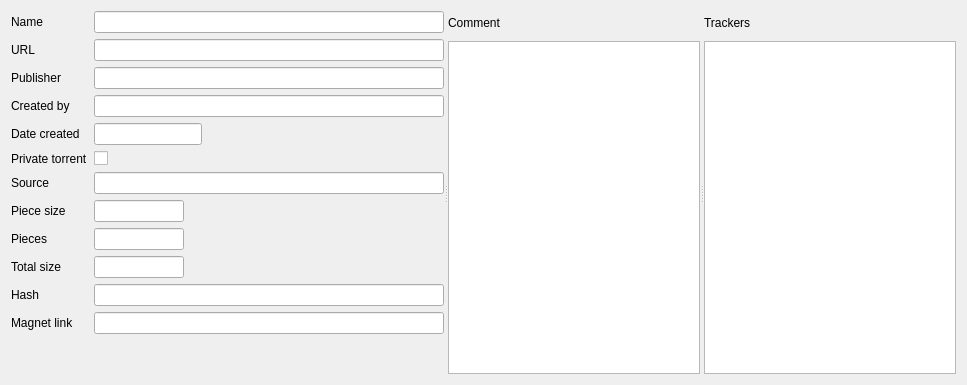
      <widget class="QWidget" name="tab">
       <attribute name="title">
        <string>Main</string>
       </attribute>
       <layout class="QHBoxLayout" name="horizontalLayout_3">
        <item>
         <widget class="QSplitter" name="splitter_2">
          <property name="orientation">
           <enum>Qt::Horizontal</enum>
          </property>
          <widget class="QWidget" name="layoutWidget">
           <layout class="QGridLayout" name="gridLayout_2">
            <item row="5" column="0">
             <widget class="QLabel" name="label_15">
              <property name="text">
               <string>Private torrent</string>
              </property>
             </widget>
            </item>
            <item row="4" column="1">
             <layout class="QHBoxLayout" name="horizontalLayout_5">
              <item>
               <widget class="DateWidget" name="dateCreated">
                <property name="sizePolicy">
                 <sizepolicy hsizetype="Preferred" vsizetype="Fixed">
                  <horstretch>0</horstretch>
                  <verstretch>0</verstretch>
                 </sizepolicy>
                </property>
               </widget>
              </item>
              <item>
               <spacer name="horizontalSpacer_3">
                <property name="orientation">
                 <enum>Qt::Horizontal</enum>
                </property>
                <property name="sizeHint" stdset="0">
                 <size>
                  <width>40</width>
                  <height>20</height>
                 </size>
                </property>
               </spacer>
              </item>
             </layout>
            </item>
            <item row="3" column="0">
             <widget class="QLabel" name="label_7">
              <property name="text">
               <string>Created by</string>
              </property>
             </widget>
            </item>
            <item row="1" column="1">
             <widget class="UrlEdit" name="leUrl"/>
            </item>
            <item row="10" column="1">
             <widget class="QLineEdit" name="leHash">
              <property name="sizePolicy">
               <sizepolicy hsizetype="Fixed" vsizetype="Fixed">
                <horstretch>0</horstretch>
                <verstretch>0</verstretch>
               </sizepolicy>
              </property>
              <property name="minimumSize">
               <size>
                <width>350</width>
                <height>0</height>
               </size>
              </property>
              <property name="maximumSize">
               <size>
                <width>350</width>
                <height>16777215</height>
               </size>
              </property>
              <property name="focusPolicy">
               <enum>Qt::ClickFocus</enum>
              </property>
              <property name="maxLength">
               <number>40</number>
              </property>
              <property name="readOnly">
               <bool>true</bool>
              </property>
             </widget>
            </item>
            <item row="8" column="0">
             <widget class="QLabel" name="label_10">
              <property name="text">
               <string>Pieces</string>
              </property>
             </widget>
            </item>
            <item row="0" column="1">
             <widget class="QLineEdit" name="leName"/>
            </item>
            <item row="2" column="0">
             <widget class="QLabel" name="label_6">
              <property name="text">
               <string>Publisher</string>
              </property>
             </widget>
            </item>
            <item row="2" column="1">
             <widget class="QLineEdit" name="lePublisher"/>
            </item>
            <item row="7" column="0">
             <widget class="QLabel" name="label_9">
              <property name="text">
               <string>Piece size</string>
              </property>
             </widget>
            </item>
            <item row="1" column="0">
             <widget class="QLabel" name="label_5">
              <property name="text">
               <string>URL</string>
              </property>
             </widget>
            </item>
            <item row="4" column="0">
             <widget class="QLabel" name="label_8">
              <property name="text">
               <string>Date created</string>
              </property>
             </widget>
            </item>
            <item row="0" column="0">
             <widget class="QLabel" name="label_3">
              <property name="text">
               <string>Name</string>
              </property>
             </widget>
            </item>
            <item row="10" column="0">
             <widget class="QLabel" name="label_4">
              <property name="text">
               <string>Hash</string>
              </property>
             </widget>
            </item>
            <item row="3" column="1">
             <widget class="QLineEdit" name="leCreatedBy"/>
            </item>
            <item row="7" column="1">
             <widget class="QLineEdit" name="lePieceSize">
              <property name="sizePolicy">
               <sizepolicy hsizetype="Fixed" vsizetype="Fixed">
                <horstretch>0</horstretch>
                <verstretch>0</verstretch>
               </sizepolicy>
              </property>
              <property name="maximumSize">
               <size>
                <width>90</width>
                <height>16777215</height>
               </size>
              </property>
              <property name="focusPolicy">
               <enum>Qt::ClickFocus</enum>
              </property>
              <property name="readOnly">
               <bool>true</bool>
              </property>
             </widget>
            </item>
            <item row="8" column="1">
             <widget class="QLineEdit" name="lePieces">
              <property name="sizePolicy">
               <sizepolicy hsizetype="Fixed" vsizetype="Fixed">
                <horstretch>0</horstretch>
                <verstretch>0</verstretch>
               </sizepolicy>
              </property>
              <property name="maximumSize">
               <size>
                <width>90</width>
                <height>16777215</height>
               </size>
              </property>
              <property name="focusPolicy">
               <enum>Qt::ClickFocus</enum>
              </property>
              <property name="readOnly">
               <bool>true</bool>
              </property>
             </widget>
            </item>
            <item row="5" column="1">
             <widget class="QCheckBox" name="chkPrivateTorrent">
              <property name="text">
               <string/>
              </property>
             </widget>
            </item>
            <item row="6" column="0">
             <widget class="QLabel" name="label_19">
              <property name="text">
               <string>Source</string>
              </property>
             </widget>
            </item>
            <item row="6" column="1">
             <widget class="QLineEdit" name="leSource"/>
            </item>
            <item row="12" column="0">
             <spacer name="verticalSpacer">
              <property name="orientation">
               <enum>Qt::Vertical</enum>
              </property>
              <property name="sizeHint" stdset="0">
               <size>
                <width>20</width>
                <height>40</height>
               </size>
              </property>
             </spacer>
            </item>
            <item row="11" column="0">
             <widget class="QLabel" name="label_17">
              <property name="text">
               <string>Magnet link</string>
              </property>
             </widget>
            </item>
            <item row="11" column="1">
             <widget class="UrlEdit" name="leMagnetLink">
              <property name="focusPolicy">
               <enum>Qt::ClickFocus</enum>
              </property>
              <property name="readOnly">
               <bool>true</bool>
              </property>
             </widget>
            </item>
            <item row="9" column="0">
             <widget class="QLabel" name="label_18">
              <property name="text">
               <string>Total size </string>
              </property>
             </widget>
            </item>
            <item row="9" column="1">
             <widget class="QLineEdit" name="leTorrentTotalSize">
              <property name="sizePolicy">
               <sizepolicy hsizetype="Fixed" vsizetype="Fixed">
                <horstretch>0</horstretch>
                <verstretch>0</verstretch>
               </sizepolicy>
              </property>
              <property name="maximumSize">
               <size>
                <width>90</width>
                <height>16777215</height>
               </size>
              </property>
              <property name="focusPolicy">
               <enum>Qt::ClickFocus</enum>
              </property>
              <property name="readOnly">
               <bool>true</bool>
              </property>
             </widget>
            </item>
           </layout>
          </widget>
          <widget class="QSplitter" name="splitter">
           <property name="orientation">
            <enum>Qt::Horizontal</enum>
           </property>
           <widget class="QWidget" name="layoutWidget_3">
            <layout class="QVBoxLayout" name="verticalLayout_3">
             <item>
              <layout class="QHBoxLayout" name="horizontalLayout">
               <item>
                <widget class="QLabel" name="label">
                 <property name="text">
                  <string>Comment</string>
                 </property>
                </widget>
               </item>
               <item>
                <widget class="QPushButton" name="btnOpenCommentUrl">
                 <property name="sizePolicy">
                  <sizepolicy hsizetype="Fixed" vsizetype="Fixed">
                   <horstretch>0</horstretch>
                   <verstretch>0</verstretch>
                  </sizepolicy>
                 </property>
                 <property name="minimumSize">
                  <size>
                   <width>24</width>
                   <height>24</height>
                  </size>
                 </property>
                 <property name="maximumSize">
                  <size>
                   <width>24</width>
                   <height>24</height>
                  </size>
                 </property>
                 <property name="cursor">
                  <cursorShape>PointingHandCursor</cursorShape>
                 </property>
                 <property name="focusPolicy">
                  <enum>Qt::NoFocus</enum>
                 </property>
                 <property name="autoFillBackground">
                  <bool>true</bool>
                 </property>
                 <property name="text">
                  <string/>
                 </property>
                 <property name="icon">
                  <iconset theme="applications-internet"/>
                 </property>
                 <property name="flat">
                  <bool>true</bool>
                 </property>
                </widget>
               </item>
               <item>
                <spacer name="horizontalSpacer_2">
                 <property name="orientation">
                  <enum>Qt::Horizontal</enum>
                 </property>
                 <property name="sizeHint" stdset="0">
                  <size>
                   <width>40</width>
                   <height>20</height>
                  </size>
                 </property>
                </spacer>
               </item>
              </layout>
             </item>
             <item>
              <widget class="QPlainTextEdit" name="pteComment">
               <property name="tabChangesFocus">
                <bool>true</bool>
               </property>
              </widget>
             </item>
            </layout>
           </widget>
           <widget class="QWidget" name="layoutWidget_2">
            <layout class="QVBoxLayout" name="verticalLayout_2">
             <item>
              <widget class="QLabel" name="label_2">
               <property name="minimumSize">
                <size>
                 <width>0</width>
                 <height>24</height>
                </size>
               </property>
               <property name="maximumSize">
                <size>
                 <width>16777215</width>
                 <height>24</height>
                </size>
               </property>
               <property name="text">
                <string>Trackers</string>
               </property>
              </widget>
             </item>
             <item>
              <widget class="QPlainTextEdit" name="pteTrackers">
               <property name="tabChangesFocus">
                <bool>true</bool>
               </property>
              </widget>
             </item>
            </layout>
           </widget>
          </widget>
         </widget>
        </item>
       </layout>
      </widget>
